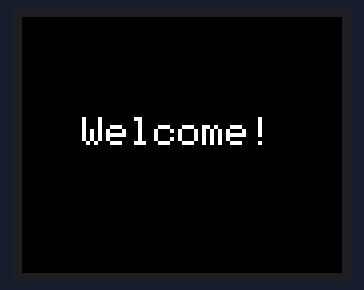
A sketch run on a simulated ESP8266 (NodeMCU). Parts: 160×128 colour display. WiFi joins after 1.5 s; servers stay silent unless stated; network time is answered at once with the bench clock; the local clock reads 2024-03-15 10:24:30 at power-on unless the sketch sets it; what the sketch prints to the serial monitor is not drawn.

Above: at 1.7 s.
At 4.8 s:
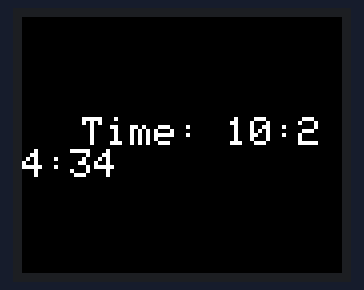
At 13.1 s:
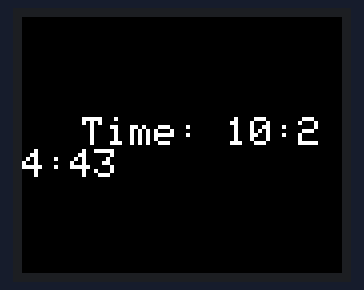
At 21.5 s:
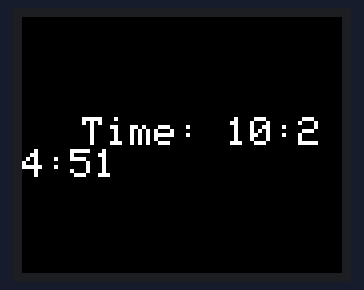
At 29.3 s:
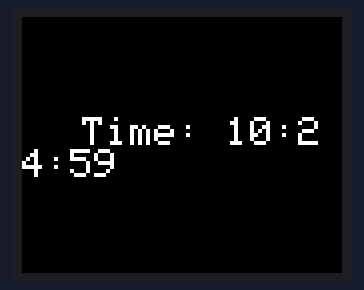
At 38.2 s:
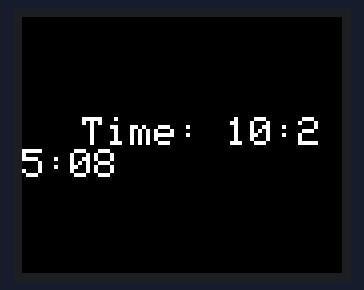

The sketch:

RTC_with_Display.ino
```cpp
#include <SoftwareSerial.h>
#include <rdm6300.h>
#include <Adafruit_GFX.h>
#include <Adafruit_ST7735.h>
#include <ESP8266WiFi.h>
#include <WiFiClient.h>
#include <NTPClient.h>
#include <WiFiUdp.h>

#define TFT_CLK D5  // TFT SPI clock pin (SCK)
//#define TFT_MISO D6 // TFT SPI MISO pin
#define TFT_MOSI D7 // TFT SPI MOSI pin (SDA)
#define TFT_CS D8   // TFT chip select pin
#define TFT_RST D3  // TFT reset pin
#define TFT_DC D2   // TFT data/command pin

#define RFID_RX_PIN D1
#define RFID_TX_PIN D6

#define WIFI_SSID "Web point lmt"
#define WIFI_PASSWORD "Wp333@ltd"

#define NTP_SERVER "pool.ntp.org"
#define NTP_OFFSET 0
#define NTP_UPDATE_INTERVAL 60000 // Update interval in milliseconds (1 minute)

SoftwareSerial RFID(D1, D6); // TX and RX


Adafruit_ST7735 tft = Adafruit_ST7735(TFT_CS, TFT_DC, TFT_RST);

WiFiUDP ntpUDP;
NTPClient timeClient(ntpUDP, NTP_SERVER, NTP_OFFSET, NTP_UPDATE_INTERVAL);

void setup()
{
  Serial.begin(115200);
  RFID.begin(9600);
  tft.initR(INITR_BLACKTAB);
  tft.setRotation(1);

  connectToWiFi();
  showWelcomeScreen();
  timeClient.begin();
}

void loop()
{
  timeClient.update();

  if (RFID.available())
  {
    char cardId = RFID.read(); // Read a single character
    displayCardId(String(cardId)); // Convert the character to a String and display
  }

  displayTime();
  delay(500);
}

void connectToWiFi()
{
  WiFi.begin(WIFI_SSID, WIFI_PASSWORD);

  Serial.print("Connecting to WiFi");

  while (WiFi.status() != WL_CONNECTED)
  {
    delay(500);
    Serial.print(".");
  }

  Serial.println("\nConnected to WiFi");
}

void showWelcomeScreen()
{
  tft.fillScreen(ST7735_BLACK);
  tft.setTextColor(ST7735_WHITE);
  tft.setTextSize(2);
  tft.setCursor(30, 50);
  tft.println("Welcome!");

  delay(3000);
}

void displayTime()
{
  tft.fillScreen(ST7735_BLACK);
  tft.setTextColor(ST7735_WHITE);
  tft.setTextSize(2);
  tft.setCursor(30, 50);
  tft.print("Time: ");
  tft.println(timeClient.getFormattedTime());
}

void displayCardId(const String &cardId)
{
  tft.setTextColor(ST7735_WHITE);
  tft.setTextSize(2);
  tft.setCursor(30, 100);
  tft.print("Card ID: ");
  tft.println(cardId);
}
```

Measured:
- what the display in image 0 shows lasts 3.0 s, from 1.7 s to 4.7 s
- what the display in image 1 shows lasts 0.5 s, from 4.7 s to 5.2 s
- what the display in image 2 shows lasts 1.0 s, from 13.1 s to 14.1 s
